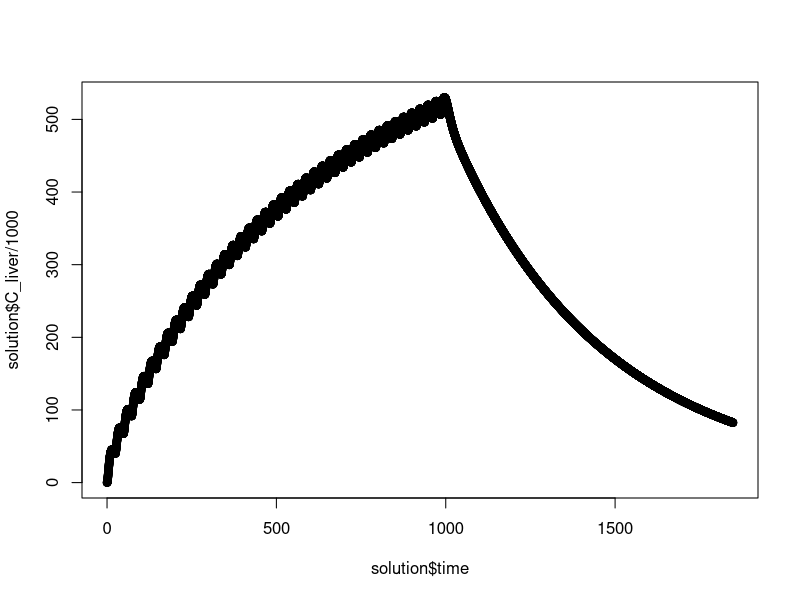
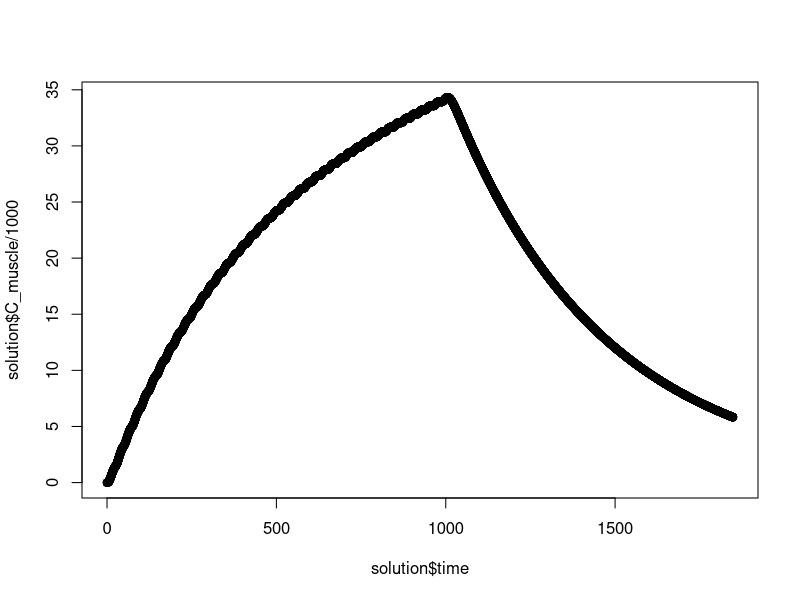
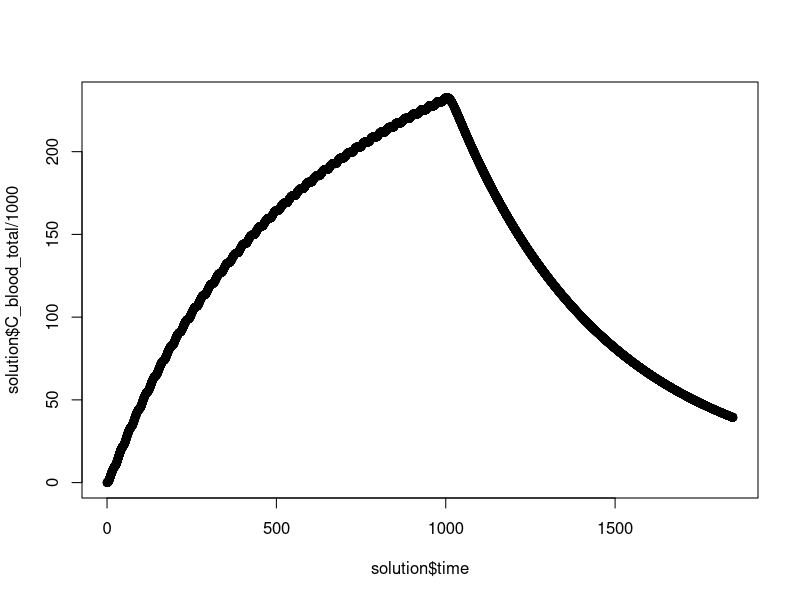
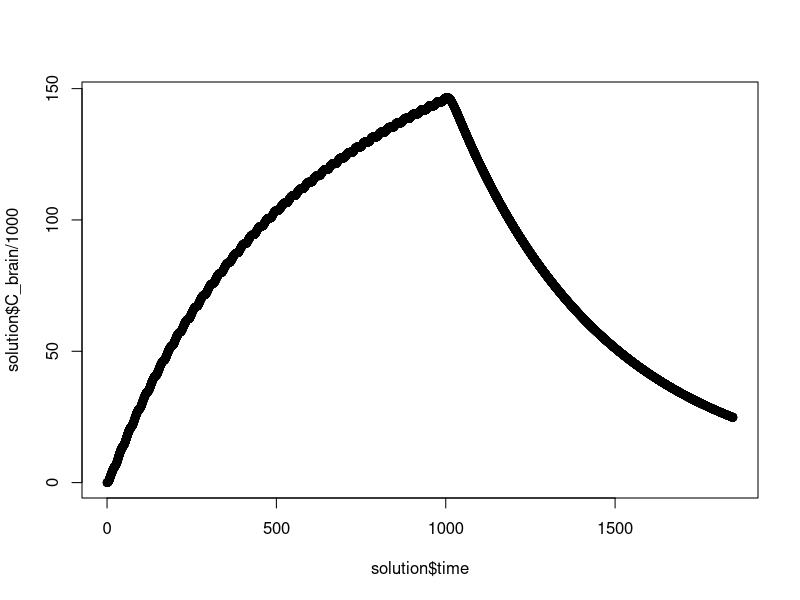
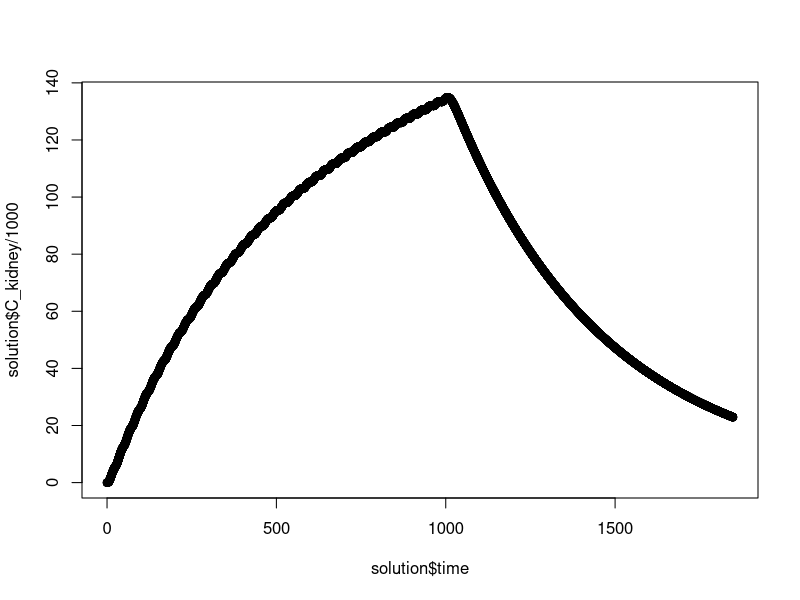
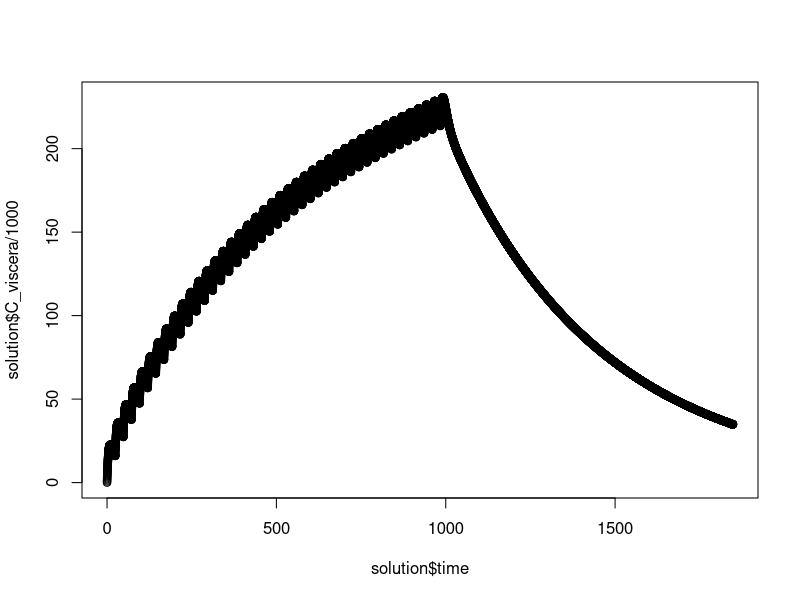

R code for these plots, in order:
library(deSolve)

create.params <- function(user.input){
  with(as.list(user.input),{
    #============================================
    # Units 
    #============================================
    # Volume           : L 
    # Time             : hours
    # Flow             : L/h
    # Concentration    : ng/kg
    # Masses           : kg
    # Temperature      : C
    # Ventilation rate : L/h
    # VO2		   : mg(O2)/h
    # Cox	           : mg(O2)/L
    # Length           : cm
    # Clearance 	   : L/h
    #============================================
    
    # Plasma fraction 
    #--------------------------------------------
    plasma = 0.7 # Plasmatic fraction = 1 - Haematocrit
    
    # Free fraction in plasma
    #--------------------------------------------
    Free = 0.0315
    
    # Reabsorbed fraction - entero-hepatic cycle 
    #--------------------------------------------
    f_reab = 0.0
    
    # Fraction entrant par les ouies
    #--------------------------------------------
    C_permeab = 1.0
    
    # Biometric data
    #--------------------------------------------
    Lm = 73.91;			# Optimised value RB revision (cm)
    kappa =  0.0096 # Optimised value RB revision (cm/day)
    a_bio = 9.57767e-06 
    b_bio = 3.05088 
    
    # volume scaling factor : fraction of BW
    # sc_organ have been calculated for the 7C experiment fish : mean mass of fish and organ at the start of experiment
    #--------------------------------------------
    sc_blood    = 0.0449 
    sc_liver    = 0.01155	
    sc_muscle   = 0.566	
    sc_skin     = 0.0638
    sc_gill     = 0.0196
    sc_kidney   = 0.01643
    sc_viscera  = 0.0514
    sc_brain    = 0.001
    sc_lumen    = 0.012 #nichols et al., 2004
    
    # Fraction of arterial blood flow
    # frac_organ = %blood_flow_rate * Qc / organ_weight
    #--------------------------------------------
    frac_liver    = 0.0035		#Barron et al., 1987, 18C
    frac_muscle_ref   = 0.655	#Barron et al., 1987, 18C
    frac_skin      = 0.0728		#Nichols et al., 1996
    frac_gill      = 0.0021		#Barron et al., 1987, 18C
    frac_kidney    = 0.0712		#Barron et al., 1987, 18C
    frac_viscera   = 0.069		#Barron et al., 1987, 18C
    frac_brain     = 0.055		#Pery et al., 2014
    frac_carcass = 1 - (frac_liver+ frac_muscle_ref + frac_skin  + frac_gill + frac_kidney+ frac_viscera  + frac_brain)
    
    #--------------------------------------------
    a = 0.6	# Muscle fraction of flow to the kidney (Nichols et al., 1990)
    b = 0.9	# Skin fraction of flow to the kidney  (Nichols et al., 1996)
    
    # Partition coefficient  
    #--------------------------------------------
    PC_liver_ref = 2.05	
    PC_muscle_ref = 0.15	
    PC_skin      = 0.289531 
    PC_gill      = 0.355483 
    PC_kidney    = 0.58
    PC_viscera   = 0.87
    PC_brain     = 0.63
    PC_carcass   = 0.00129
    
    PC_blood_water_ref = 4239.0
    
    # Rate constants (absorption and elimination) 
    #--------------------------------------------
    Ku_ref 	 =  0.07	
    Cl_urine_ref =  0.0000179 #Consoer et al., 2016 - BW_urine_ref = 1.037 ;# Kg 
    Cl_feces_ref =  0.00019
    Cl_bile_ref  =  0.00083
    
    # Physico-chemical parameters 
    #--------------------------------------------
    T_ref = 291.75 
    TA_VO2 = 6930
    TA_Qc = 6930
    TA_perf = 6930
    TA_PC = 5664
    TA_ku = 5423
    TA_clearance = 8267
    
    
    VO2_ref = 135.8	# mgO2/h/kg Elliott 1969 - 3.26 mgO2/d/g --> 3.26/24*1000 = 135.8 mgO2/h/kg
    BW_VO2_ref = 1.0 
    T_VO2_ref = 283.15
    
    Qc_ref     = 1.188   	# Barron et al., 1987 - 12C : Qc = 19.8 mL/min/kg --> 38.7*60/1000 L/h/kg
    BW_Qc_ref  = 0.2701  	# kg 
    T_Qc_ref   = 279.15  	# Kelvin
    
    return(list('L0'=L0, 'Texp'=Texp, 'Cox'=Cox, 'Concentration_water'=Concentration_water,
                'admin.dose'=admin.dose, 'admin.time'=admin.time,
                'plasma'=plasma, 'Free'=Free, 'f_reab'=f_reab, 'C_permeab'=C_permeab,
                'Lm'=Lm, 'kappa'=kappa, 'a_bio'=a_bio, 'b_bio'=b_bio, 'f'=f, 
                'sc_blood'=sc_blood, 'sc_liver'=sc_liver, 'sc_muscle'=sc_muscle,
                'sc_skin'=sc_skin, 'sc_gill'=sc_gill, 'sc_kidney'=sc_kidney,
                'sc_viscera'=sc_viscera, 'sc_brain'=sc_brain, 'sc_lumen'=sc_lumen,
                'frac_liver'=frac_liver, 'frac_muscle_ref'=frac_muscle_ref,
                'frac_skin'=frac_skin, 'frac_gill'=frac_gill, 'frac_kidney'=frac_kidney,
                'frac_viscera'=frac_viscera, 'frac_brain'=frac_brain, 'frac_carcass'=frac_carcass,
                'a'=a, 'b'=b, 'PC_liver_ref'=PC_liver_ref, 'PC_muscle_ref'=PC_muscle_ref,
                'PC_skin'=PC_skin, 'PC_gill'=PC_gill, 'PC_kidney'=PC_kidney, 
                'PC_viscera'=PC_viscera, 'PC_brain'=PC_brain, 'PC_carcass'=PC_carcass,
                'PC_blood_water_ref'=PC_blood_water_ref, 'Ku_ref'=Ku_ref, 
                'Cl_urine_ref'=Cl_urine_ref, 'Cl_feces_ref'=Cl_feces_ref,
                'Cl_bile_ref'=Cl_bile_ref, 'T_ref'=T_ref, 'TA_VO2'=TA_VO2,
                'TA_Qc'=TA_Qc, 'TA_perf'=TA_perf, 'TA_PC'=TA_PC, 'TA_ku'=TA_ku,
                'TA_clearance'=TA_clearance, 'VO2_ref'=VO2_ref, 'BW_VO2_ref'=BW_VO2_ref,
                'T_VO2_ref'=T_VO2_ref, 'Qc_ref'=Qc_ref, 'BW_Qc_ref'=BW_Qc_ref, 
                'T_Qc_ref'=T_Qc_ref))
  })
}

create.inits <- function(parameters){
  with(as.list(parameters),{
    Qadmin_water=0; Qadmin_food=0; 
    L = L0; Q_lumen_1 = 0; Q_lumen_2 = 0; Q_art= 0; Q_ven= 0; Q_liver= 0;
    Q_muscle= 0; Q_brain= 0; Q_viscera= 0; Q_kidney= 0; Q_skin= 0;
    Q_gill= 0; Q_carcass= 0; Qexcret_gill= 0; Qexcret_bile= 0; Qexcret_urine= 0;
    Qexcret_feces<-0
    
    return(c('Qadmin_food'=Qadmin_food, 'Qadmin_water'=Qadmin_water,
             'L'=L, 'Q_lumen_1'=Q_lumen_1, 'Q_lumen_2'=Q_lumen_2,
             'Q_art'=Q_art, 'Q_ven'=Q_ven, 'Q_liver'=Q_liver,
             'Q_muscle'=Q_muscle, 'Q_brain'=Q_brain, 'Q_viscera'=Q_viscera,
             'Q_kidney'=Q_kidney, 'Q_skin'=Q_skin, 'Q_gill'=Q_gill,
             'Q_carcass'=Q_carcass, 'Qexcret_gill'=Qexcret_gill,
             'Qexcret_bile'=Qexcret_bile, 'Qexcret_urine'=Qexcret_urine,
             'Qexcret_feces'=Qexcret_feces))
  })
}

create.events <- function(parameters){
  with(as.list(parameters),{
    
    # Calculate number of administrated doses and corresponding administration time
    ldose <- length(admin.dose)
    ltimes <- length(admin.time)
    # If not equal, then stop 
    if (ltimes != ldose){
      stop("The times of administration should be equal in number to the doses")
    }else{
      events <- data.frame(var = c(rep(c('Q_lumen_1', 'Qadmin_food'), ltimes)), 
                           time = sort(rep(admin.time,2)),
                           value = sort(rep(admin.dose,2)),
                           method = 'add')
    }
    
    #events <- events[order(events$time),] 
    return(list(data=events))
  })
}

ode.func <- function(time, inits, params){
  with(as.list(c(inits, params)),{
    # Arrhenius physiological processes
    KT_VO2= exp((TA_VO2/T_VO2_ref) - (TA_VO2/Texp))
    KT_Qc = exp((TA_Qc/T_Qc_ref)-(TA_Qc/Texp))
    KT_PC = exp((TA_PC/T_ref)-(TA_PC/Texp))
    KT_ku = exp((TA_ku/T_ref)-(TA_ku/Texp))
    KT_clearance = exp((TA_clearance/T_ref)-(TA_clearance/Texp))
    
    # Body weight - kg
    BW <- a_bio*L^b_bio
    
    KT = exp((TA_perf/T_ref)-(TA_perf/Texp)) ; 	
    frac_muscle   = frac_muscle_ref * KT ;		# KT : effect of temperature
    Delta_muscle = frac_muscle_ref * (1-KT) ;
    
    a_liver = frac_liver /(1 -frac_muscle_ref)		# 1 = sum of frac_i
    a_skin = frac_skin /(1 -frac_muscle_ref)
    a_gill = frac_gill /(1 -frac_muscle_ref)
    a_kidney = frac_kidney /(1 -frac_muscle_ref)
    a_viscera = frac_viscera/(1 -frac_muscle_ref)
    a_brain = frac_brain /(1 -frac_muscle_ref)
    a_carcass = frac_carcass /(1 -frac_muscle_ref)
    
    #Volumes (L or Kg) of the organs changing with the time
    # Organ density considered equal to 1 (Kg/L)
    #--------------------------------------------
    V_art = sc_blood * BW  * 1/3.0 * plasma  # Kg
    V_ven = sc_blood * BW  * 2/3.0 * plasma 
    
    V_liver = sc_liver * BW 
    V_muscle = sc_muscle * BW 
    V_brain = sc_brain * BW 
    V_viscera = sc_viscera* BW 
    V_skin = sc_skin * BW 
    V_gill = sc_gill * BW 
    V_kidney = sc_kidney * BW 
    V_lumen = sc_lumen * BW 
    V_carcass = (1 - sc_blood - sc_liver - sc_muscle - sc_brain - sc_viscera - sc_kidney - sc_skin - sc_gill - sc_lumen) * BW  
    
    # Calculation of cardiac output and flow  -- correction for plasma
    #--------------------------------------------    
    Qc = Qc_ref*KT_Qc*(BW/BW_Qc_ref)^(-0.1)*BW*plasma # L/h
    
    # Partition Coefficients
    PC_liver = PC_liver_ref*KT_PC
    PC_muscle = PC_muscle_ref*(1/KT_PC)
    PC_blood_water = PC_blood_water_ref*KT_PC
    
    # Flows to tissues
    F_liver    = (frac_liver + a_liver*Delta_muscle) * Qc * Free
    F_muscle   = frac_muscle * Qc * Free
    F_brain    = (frac_brain + a_brain * Delta_muscle) * Qc * Free
    F_viscera  = (frac_viscera + a_viscera * Delta_muscle) * Qc * Free
    F_kidney   = (frac_kidney + a_kidney * Delta_muscle) * Qc * Free 
    F_skin     = (frac_skin + a_skin * Delta_muscle) * Qc * Free 
    F_gill     = (frac_gill + a_gill * Delta_muscle) * Qc * Free 
    #F_carcass  = (1 - frac_liver - frac_muscle - frac_brain - frac_viscera - frac_kidney - frac_skin - frac_gill) * Qc * Free 
    F_carcass = (frac_carcass + a_carcass * Delta_muscle) * Qc * Free
    
    #Ventilation rate 
    #--------------------------------------------
    VO2_arr  =  VO2_ref * KT_VO2 * (BW/BW_Qc_ref)^(-0.1) #  mgO2/h/kg   GRECH
    VO2 =  VO2_arr * BW #  mg O2/h
    
    Qw =  VO2/(Cox-0.2*Cox) # Effective respiratory volume (L/h)
    
    # Chemical flux at fish gills (general expression)
    #--------------------------------------------
    #tmp = Qc* PC_blood_water ;
    #Kx = (tmp < Qw ? tmp : Qw);						# Kx equals the flow term that is limiting (L/d)
    Kx = Qw
    
    # Concentrations in tissues (ng/kg) 
    #--------------------------------------------
    C_liver   = Q_liver  / V_liver
    C_muscle  = Q_muscle / V_muscle	
    C_brain   = Q_brain  / V_brain	
    C_viscera = Q_viscera/ V_viscera 
    C_kidney  = Q_kidney / V_kidney	
    C_skin    = Q_skin   / V_skin	
    C_gill    = Q_gill   / V_gill	
    C_carcass = Q_carcass/ V_carcass
    C_lumen_1= Q_lumen_1 / V_lumen 
    C_lumen_2= Q_lumen_2 / V_lumen 
    C_lumen_viscera = (Q_lumen_1 + Q_lumen_2) / V_lumen 
    
    # because equal to 1 (PC_ven and PC_art) 
    C_art     = Q_art    / V_art	
    C_ven     = Q_ven    / V_ven	
    C_blood_total <- (Q_art+Q_ven)/(V_art+V_ven)
    
    # Kinetics
    #-------------------------------------------	
    Ku    = Ku_ref * KT_ku	      		
    Cl_urine = Cl_urine_ref * KT_clearance 		
    Cl_feces = Cl_feces_ref * KT_clearance 			
    Cl_bile  = Cl_bile_ref  * KT_clearance
    
    # Differentials
    dL = kappa *f* (1 - (L/Lm))
    
    # Absorption
    #--------------------------------------------
    dQadmin_food = 0	# ng/h
    
    dQadmin_water = C_permeab * Kx * Concentration_water
    
    # Excretion
    #--------------------------------------------
    dQexcret_gill =  Kx * ( Free * C_ven/PC_blood_water )		
    dQexcret_bile =  Free * Cl_bile * C_liver      			
    dQexcret_urine =  Cl_urine * (Free * C_kidney / PC_kidney)   	
    dQexcret_feces =  Cl_feces * ( C_lumen_2 + C_lumen_1) 
    
    # Distribution
    #--------------------------------------------
    dQ_carcass = F_carcass * (C_art - (C_carcass/PC_carcass))
    
    dQ_gill = F_gill    * (C_art - C_gill/PC_gill)		
    
    dQ_muscle  = F_muscle  * (C_art - C_muscle/PC_muscle)		  # F_muscle = a*F_muscle + (1-a)*F_muscle
    
    dQ_skin = F_skin  * (C_art - C_skin/PC_skin)		  # F_skin = b*F_skin + (1-b)*F_skin
    
    dQ_brain = F_brain * (C_art - C_brain/PC_brain)		
    
    dQ_kidney = F_kidney  * C_art + a * F_muscle * C_muscle/PC_muscle + 
      b * F_skin * C_skin/PC_skin - (a * F_muscle + b * F_skin + F_kidney) * C_kidney/PC_kidney -
      Cl_urine * (Free * C_kidney / PC_kidney)
    
    dQ_lumen_1 = ( - Ku * Q_lumen_1 ) - ( Cl_feces * C_lumen_1) + ( f_reab * (Free * Cl_bile * C_liver))
    
    dQ_lumen_2 = (1 - f_reab ) * (Free * Cl_bile * C_liver) - ( Cl_feces * C_lumen_2)
    
    dQ_viscera =  F_viscera*(C_art - C_viscera/PC_viscera) + Ku * Q_lumen_1
    
    dQ_liver = F_liver * C_art + F_viscera *(C_viscera/PC_viscera) - 
      (F_liver + F_viscera) * (C_liver/PC_liver) - (Free * Cl_bile * C_liver)
    
    dQ_art = Qc * C_ven * Free - F_liver * C_art - F_muscle * C_art - F_brain * C_art -
      F_viscera * C_art - F_kidney  * C_art - F_skin * C_art - F_gill * C_art -
      F_carcass * C_art
    
    dQ_ven = (C_permeab * Kx * Concentration_water) - (Kx * ( Free * C_ven/PC_blood_water)) -
      Qc * C_ven * Free + (F_liver + F_viscera)* C_liver/PC_liver +
      (1-a) * F_muscle  * C_muscle/PC_muscle +  F_brain * C_brain/PC_brain +
      (a* F_muscle + b * F_skin + F_kidney ) * C_kidney/PC_kidney +
      F_gill * C_gill/PC_gill +  (1-b) * F_skin * C_skin/PC_skin +  
      F_carcass * C_carcass/PC_carcass
    
    Total_excreted <- Qexcret_urine + Qexcret_gill + Qexcret_feces
    Total_admin <- Qadmin_water + Qadmin_food
    Total_accumulated <- Q_art + Q_ven + Q_liver + Q_muscle + Q_brain  + 
      Q_viscera + Q_kidney + Q_skin + Q_gill + Q_carcass + Q_lumen_1 + Q_lumen_2
    Mass_equilibrium = (Total_admin - Total_excreted - Total_accumulated)
    
    return(list(c('dQadmin_food'=dQadmin_food, 'dQadmin_water'=dQadmin_water, 
                  'dL'=dL, 'dQ_lumen_1'=dQ_lumen_1, 'dQ_lumen_2'=dQ_lumen_2,
                  'dQ_art'=dQ_art, 'dQ_ven'=dQ_ven, 'dQ_liver'=dQ_liver,
                  'dQ_muscle'=dQ_muscle, 'dQ_brain'=dQ_brain, 'dQ_viscera'=dQ_viscera,
                  'dQ_kidney'=dQ_kidney, 'dQ_skin'=dQ_skin, 'dQ_gill'=dQ_gill,
                  'dQ_carcass'=dQ_carcass, 'dQexcret_gill'=dQexcret_gill,
                  'dQexcret_bile'=dQexcret_bile, 'dQexcret_urine'=dQexcret_urine, 
                  'dQexcret_feces'=dQexcret_feces),
                'C_liver'=C_liver, 'C_muscle'=C_muscle, 'C_brain'=C_brain,
                'C_viscera'=C_viscera, 'C_kidney'=C_kidney, 'C_skin'=C_skin, 'C_gill'=C_gill,
                'C_carcass'=C_carcass, 'C_lumen_1'=C_lumen_1, 'C_lumen_2'=C_lumen_2, 
                'C_lumen_viscera'=C_lumen_viscera, 'C_art'=C_art, 'C_ven'=C_ven,
                'C_blood_total'=C_blood_total,
                'Total_excreted'=Total_excreted, 'Total_admin'=Total_admin,
                'Total_accumulated'=Total_accumulated, 'Mass_equilibrium'=Mass_equilibrium))
  })
}
################################################################################


# user.input_19 <- list(Texp = 19 + 273,      # C
#                       Cox = 8.05,   # mg(O2)/L
#                       L0 = 30.88,   # cm
#                       f = 0.69, #0.616003, # unitless
#                       Feeding=500, # ng PFOS/g dw of food
#                       Concentration_water =	0	# PFOS concentration in water (ng/L)
# )
# 
# 
# user.input_7 <- list(Texp = 7 + 273,      # C
#                      Cox = 11.44,   # mg(O2)/L
#                      L0 = 30.1,   # cm
#                      f = 0.55 ,#0.616003, # unitless
#                      Feeding=500, # ng PFOS/g dw of food
#                      Concentration_water =	0	# PFOS concentration in water (ng/L)
# )
# params <- create.params(user.input_19)
# inits <- create.inits(params)
# sample_time <- seq(0, (42+35)*24, 1)
# 
# solution <- data.frame(ode(times = sample_time,  func = ode.func, y = inits, parms = params,
#                            #events = events,
#                            method="lsodes",rtol = 1e-05, atol = 1e-05))


################################################################################
growth_inits <- c("L"=30.88)
gworth_params <- c(Lm = 73.91,			# Optimised value RB revision (cm)
                   kappa =  0.0096, # Optimised value RB revision (cm/day)
                   a_bio = 9.57767e-06, 
                   b_bio = 3.05088,
                   f = 0.616003)

growth_function <- function(time, inits, params){
  with(as.list(c(inits,params)),{
    dL = kappa *f* (1 - (L/Lm))
    # Body weight - kg
    BW <- a_bio*L^b_bio
    return(list(c("dL"=dL),"BW"=BW))
  })
}
growth_times <- seq(0,41*24,24)
growth_solution <- data.frame(ode(times = growth_times,  func = growth_function, y = growth_inits, parms = gworth_params,
                                  #events = events,
                                  method="lsodes",rtol = 1e-05, atol = 1e-05))

admin.dose <- 0.01*growth_solution$BW*1000*500 # ng PFOS
admin.time <- growth_solution$time

user.input_19 <- list(Texp = 19 + 273,      # C
                      Cox = 8.05,   # mg(O2)/L
                      L0 = 30.88,   # cm
                      f = 0.616003, # unitless
                      admin.dose=admin.dose, # ng PFOS/g dw of food
                      admin.time=admin.time,
                      Concentration_water =	0	# PFOS concentration in water (ng/L)
)
params <- create.params(user.input_19)
inits <- create.inits(params)
events <- create.events(params)
sample_time <- seq(0, (42+35)*24, 0.1)

solution <- data.frame(ode(times = sample_time,  func = ode.func, y = inits, parms = params,
                           events = events,
                           method="lsodes",rtol = 1e-05, atol = 1e-05))


plot(solution$time, solution$C_liver/1000)
plot(solution$time, solution$C_muscle/1000)
plot(solution$time, solution$C_blood_total/1000)
plot(solution$time, solution$C_brain/1000)
plot(solution$time, solution$C_kidney/1000)
plot(solution$time, solution$C_viscera/1000)
